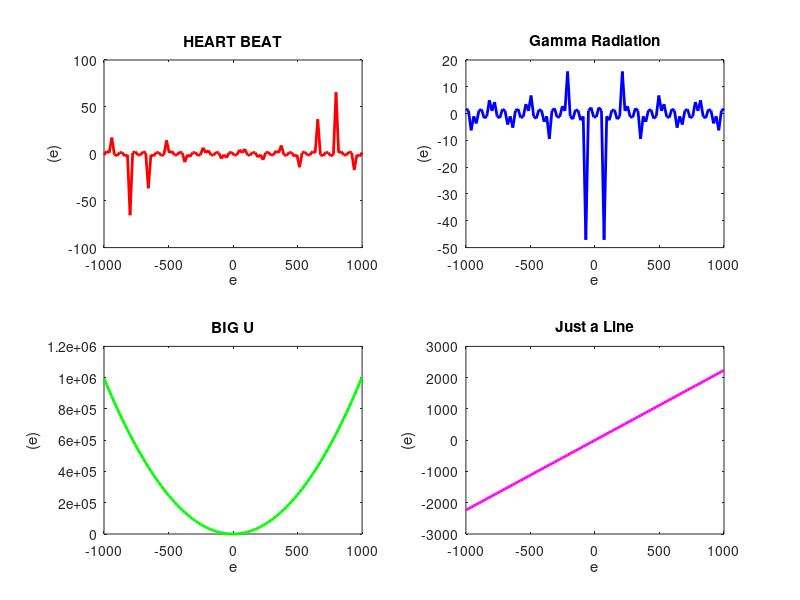

Write MATLAB code to recreate this figure.
e = linspace(-1000,1000);
f1 = csc(e);
f2 = sec(e);
f3 = e.^2+2*e*sqrt(4);
f4 = e*sqrt(5)
subplot(2, 2, 1)
plot(e,f1,'r','Linewidth',2)
title('HEART BEAT')
xlabel('e')
ylabel('(e)')
subplot(2, 2, 2)
plot(e, f2, 'b', 'linewidth', 2)
title('Gamma Radiation')
xlabel('e')
ylabel('(e)')
subplot(2, 2, 3)
plot(e, f3, 'g', 'linewidth', 2)
title('BIG U')
xlabel('e')
ylabel('(e)')
subplot(2, 2, 4)
plot(e, f4, 'm', 'linewidth', 2)
title('Just a Line')
xlabel('e')
ylabel('(e)')